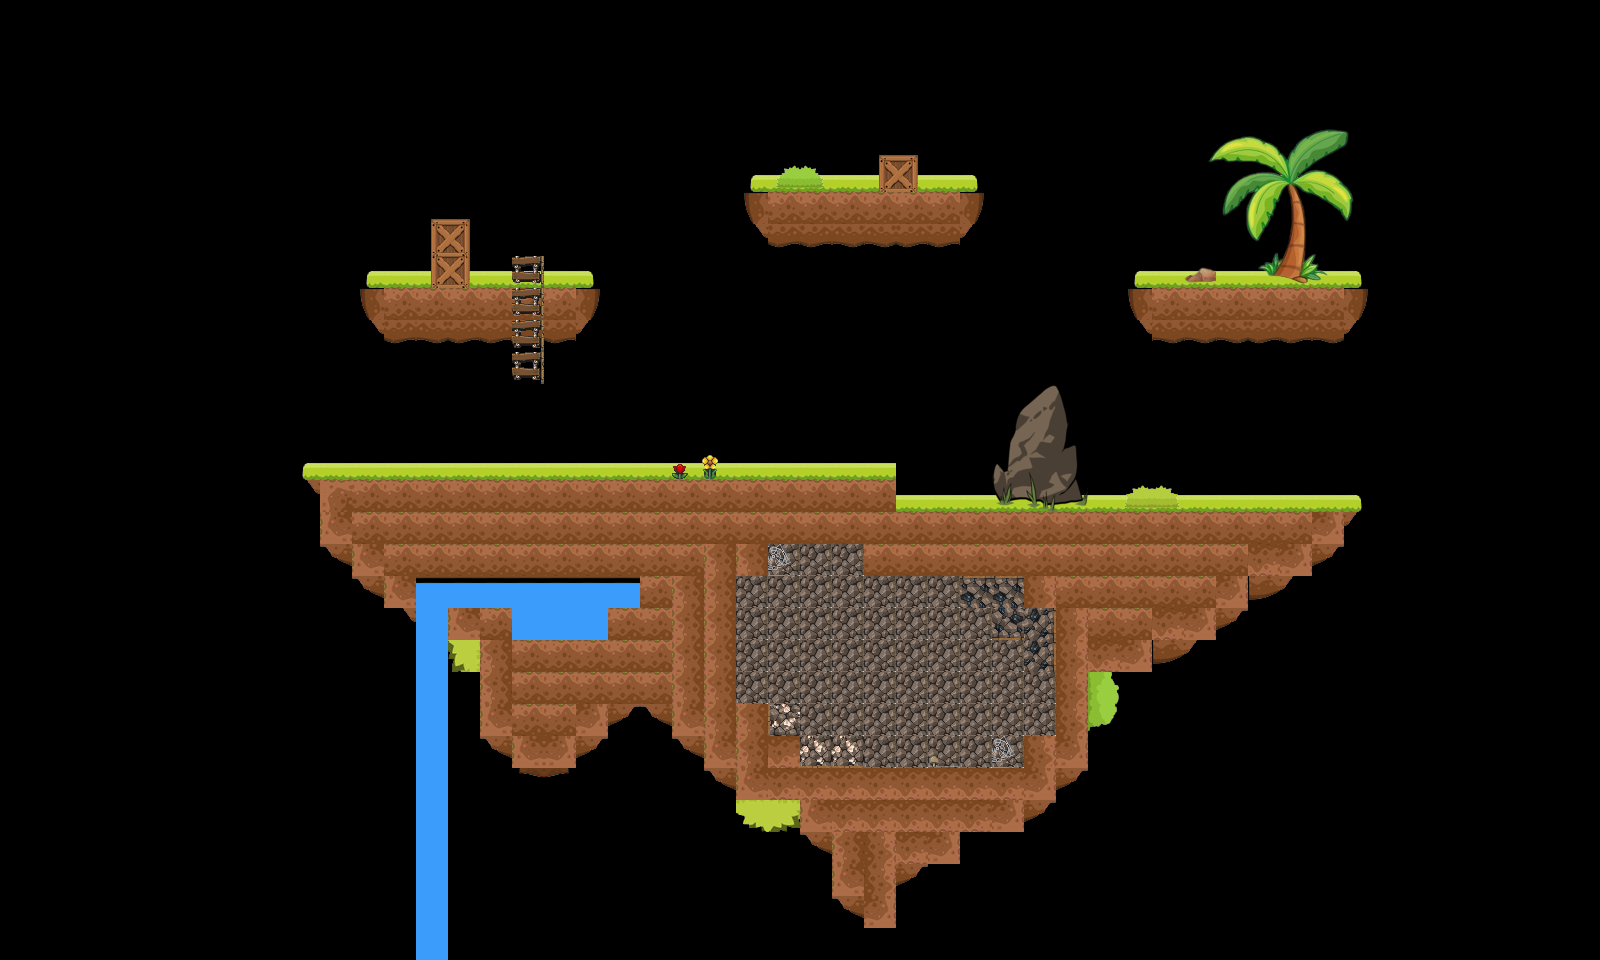

Tiled map render using the project's own tile images. Description and the map definition, with tile-layer contents summarised, below:
An orthogonal 50x30 tile map with 32x32 px tiles, 2 tile layers (île principale, déco), 4 tilesets.

<map version="1.5" tiledversion="1.7.2" orientation="orthogonal" renderorder="right-down" width="50" height="30" tilewidth="32" tileheight="32" infinite="0" nextlayerid="7" nextobjectid="1">
 <tileset firstgid="1" name="minecraft" tilewidth="32" tileheight="32" tilecount="225" columns="15">
  <image source="minecraft.png" width="500" height="500" />
 </tileset>
 <tileset firstgid="226" name="tiles" tilewidth="32" tileheight="32" tilecount="240" columns="24">
  <image source="tiles.png" width="769" height="324" />
 </tileset>
 <tileset firstgid="466" name="arbres" tilewidth="32" tileheight="32" tilecount="228" columns="19">
  <image source="arbres.png" width="626" height="385" />
 </tileset>
 <tileset firstgid="694" name="rocher-cheveux-2b (12)" tilewidth="32" tileheight="32" tilecount="12" columns="3">
  <image source="rocher-cheveux-2b (12).png" width="96" height="128" />
 </tileset>
 <layer id="1" name="île principale" width="50" height="30">
  <data>[1500 cells, 362 non-empty, 18 distinct tile ids]</data>
 </layer>
 <layer id="3" name="déco" width="50" height="30">
  <data>[1500 cells, 86 non-empty, 55 distinct tile ids]</data>
 </layer>
</map>
